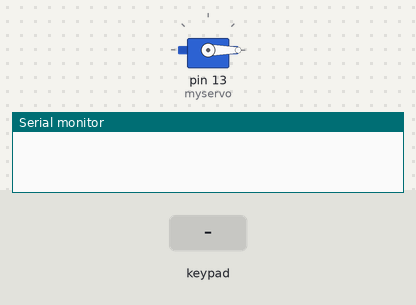
Bench run of a sketch on a simulated Arduino Uno, built with avr-gcc and run on an emulated ATmega328P. On the bench: servo, the last lines printed to the serial monitor. The test bench sets the inputs (shaded band).

Above: at 1.2 s.
1.3 s: keypad keys 1 2 3 4 pressed 0.4 s apart
At 3.6 s:
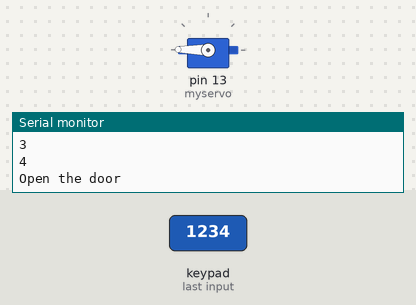
4.4 s: key 'A' pressed
7.4 s: key 'B' pressed
9.0 s: keypad keys 1 2 3 4 # pressed 0.4 s apart
12.5 s: key 'C' pressed
14.0 s: keypad keys 6 7 8 9 * pressed 0.4 s apart
Timing chart, 0 to 17.0 s (numbered marks = the images above; inputs shaded):
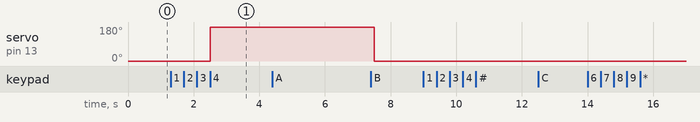

Measured:
- after the input at 1.3 s, servo on pin 13 (myservo): 0° → 179° after 1.2 s
- after the input at 4.4 s, every drawn part: stays the same

The sketch:

copy_of_copy_of_bodacious_hillar_tumelo1.ino
```cpp
#include <Servo.h>
#include <Keypad.h>
// PW 자동문

const byte ROWS = 4;	// 행
const byte COLS = 4;	// 열

char keymatrix[ROWS][COLS] =
{
  {'1', '2', '3', 'A'},
  {'4', '5', '6', 'B'},
  {'7', '8', '9', 'C'},
  {'*', '0', '#', 'D'}
};

byte colPins[COLS] = {6, 7, 8, 9};	// 열 가로
byte rowPins[ROWS] = {2, 3, 4, 5};	// 행 가로

Keypad mykeypad = Keypad (
  makeKeymap (
    keymatrix
  ),
  rowPins,
  colPins,
  4,
  4
);

Servo myservo;

char pw[4] = {'1', '2', '3', '4'};
int count = 0;
int tru = 0;

void setup()
{
  Serial.begin(9600);
  myservo.attach(13);
  myservo.write(0);
}

void loop()
{
  char push = mykeypad.getKey();

  if (push)
  {
    Serial.println(push);
    if (push == pw[count])	// pw가 맞았을 때
    {
      count++;
      tru++;
    }
    else if (push != pw[count])	// pw가 틀렸을 때
    {
      count++;
    }

    if (count == 4)	// pw 정답
    {
      if (tru == 4)
      {
        myservo.write (179);
        Serial.println ("Open the door");
        delay (5000);
        myservo.write (0);
        Serial.println ("Close the door");
      }
      else
      {
        myservo.write (0);
        Serial.println ("PW incorrect!");
      }
      count = 0;
      tru = 0;
    }
  }
}
```
